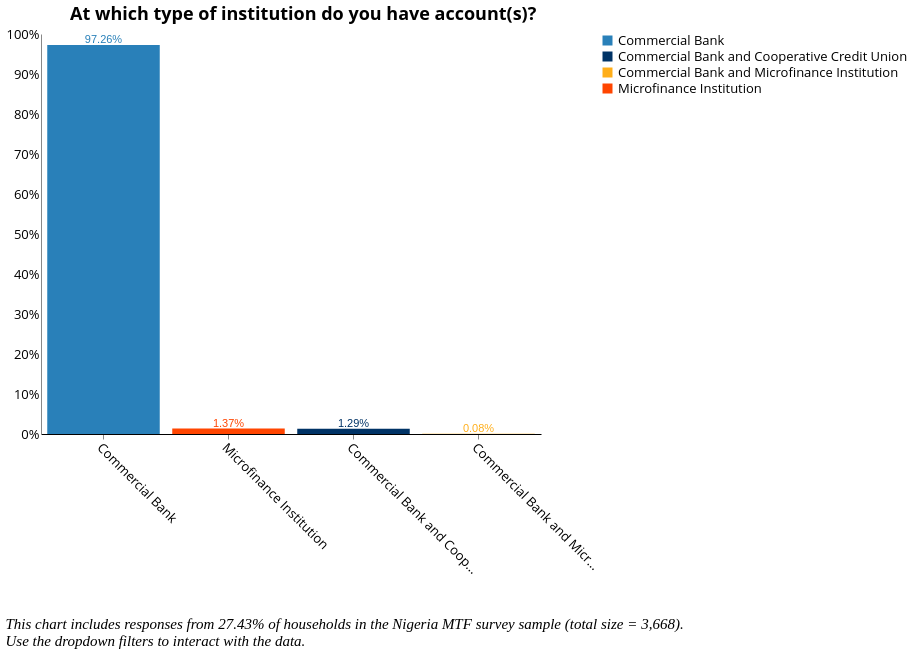

This figure's Vega-Lite source:
### Vega-Lite specification from a JSON file in a GitHub repository (floating-point values rounded to 4 significant figures; data arrays with more than 128 entries replaced by an {"elided": "..."} marker saying what was removed)
{"width": 800, "height": 400, "config": {"title": {"fontSize": 18, "font": "Open Sans", "anchor": "center", "fontColor": "#000000"}, "axisX": {"domain": true, "domainColor": "#000000", "grid": false, "labelFont": "Open Sans", "labelFontSize": 13, "titleFont": "Open Sans", "titleFontSize": 13, "titleFontWeight": "normal", "title": "X Axis Title (units)", "labelAngle": 45}, "axisY": {"domain": true, "grid": false, "gridColor": "#DEDDDD", "gridWidth": 1, "labelFont": "Open Sans", "labelFontSize": 13, "labelAngle": 0, "ticks": false, "titleFont": "Open Sans", "titleFontSize": 13, "titleFontWeight": "normal", "titlePadding": 10, "title": "Y Axis Title (units)"}, "range": {"category": ["#2980B9", "#003366", "#FFAE19", "#FF4500", "#438B28", "#45B39D", "#99ADC1", "#212F3C"]}, "legend": {"labelFont": "Open Sans", "labelFontSize": 13, "symbolType": "square", "symbolSize": 100, "titleFont": "Open Sans", "titleFontSize": 13, "titleFontWeight": "normal", "title": "Legend", "orient": "right", "offset": 0, "labelLimit": 0}, "tooltip": {"font": "Open Sans"}, "view": {"stroke": "transparent", "text": {"font": "Open Sans", "color": ["#2980B9", "#003366", "#FFAE19", "#FF4500", "#438B28", "#45B39D", "#99ADC1", "#212F3C"], "fontSize": 13, "align": "right", "fontWeight": 400, "size": 13}, "bar": {"size": 40, "binSpacing": 1, "continuousBandSize": 30, "discreteBandSize": 30, "fill": ["#2980B9", "#003366", "#FFAE19", "#FF4500", "#438B28", "#45B39D", "#99ADC1", "#212F3C"], "stroke": false}}}, "concat": [{"layer": [{"mark": "bar", "encoding": {"color": {"field": "account_institution", "type": "nominal"}, "tooltip": {"field": "account_institution", "type": "nominal"}, "x": {"axis": {"title": " "}, "field": "account_institution", "sort": {"field": "account_institution", "op": "count", "order": "descending"}, "type": "nominal"}, "y": {"aggregate": "sum", "axis": {"format": "%", "title": ""}, "field": "pct", "type": "quantitative"}}, "height": 400, "selection": {"selector005": {"type": "single", "fields": ["stove"], "bind": {"input": "select", "options": [null, "3-Stone/Open Fire Stove", "Manufactured Stove Traditional", "Koresone Stove", "LPG/Natural Gas Stove", "Electric Stove"], "labels": ["All Responses", "3-Stone/Open Fire Stove", "Manufactured Stove Traditional", "Koresone Stove", "LPG/Natural Gas Stove", "Electric Stove"], "name": "Primary cookstove  "}}, "selector004": {"type": "single", "fields": ["i19a"], "bind": {"input": "select", "options": [null, "Wood purchased", "Wood collected", "Charcoal", "Kerosene", "Crop Residue/Plant Biomass", "LPG/cooking Gas", "Garbage", "Electric", "Piped Natural Gas", "Charcoal Briquettes", "Coal Briquette", "Biomass Briquette", "Coal/lignite", "Other, specify"], "labels": ["All Responses", "Wood Purchased", "Wood Collected", "Charcoal", "Kerosene", "Crop Residue/Plant Biomass", "LPG/Cooking Gas", "Garbage", "Electricity", "Piped Natural Gas", "Charcoal Briquettes", "Coal Briquette", "Biomass Briquette", "Coal/Lignite", "Other"], "name": "Primary source of cooking fuel  "}}, "selector003": {"type": "single", "fields": ["c2"], "bind": {"input": "select", "options": [null, "Yes", "No"], "labels": ["All Responses", "Yes", "No"], "name": "Is the household connected to the national grid?  "}}, "selector001": {"type": "single", "fields": ["locality"], "bind": {"input": "select", "options": [null, 0, 1], "labels": ["National", "Urban", "Rural"], "name": "Locality Breakdown  "}}, "selector002": {"type": "single", "fields": ["elc_aggr_tier"], "bind": {"input": "select", "options": [null, "Tier 0", "Tier 1", "Tier 2", "Tier 3", "Tier 4", "Tier 5"], "labels": ["All Tiers", "Tier 0", "Tier 1", "Tier 2", "Tier 3", "Tier 4", "Tier 5"], "name": "Electricity Tier  "}}}, "transform": [{"joinaggregate": [{"op": "count", "field": "*", "as": "total"}]}, {"calculate": "1 / datum.total", "as": "pct"}], "width": 500}, {"mark": {"type": "text", "align": "center", "baseline": "bottom"}, "encoding": {"color": {"field": "account_institution", "type": "nominal"}, "text": {"aggregate": "sum", "field": "pct", "format": ".2%", "type": "quantitative"}, "tooltip": {"field": "account_institution", "type": "nominal"}, "x": {"axis": {"title": " "}, "field": "account_institution", "sort": {"field": "account_institution", "op": "count", "order": "descending"}, "type": "nominal"}, "y": {"aggregate": "sum", "axis": {"format": "%", "title": ""}, "field": "pct", "type": "quantitative"}}, "height": 400, "transform": [{"joinaggregate": [{"op": "count", "field": "*", "as": "total"}]}, {"calculate": "1 / datum.total", "as": "pct"}], "width": 500}], "title": {"text": ["At which type of institution do you have account(s)?"], "color": "black", "subtitleColor": "black"}, "transform": [{"filter": {"selection": "selector005"}}, {"filter": {"selection": "selector004"}}, {"filter": {"selection": "selector003"}}, {"filter": {"selection": "selector001"}}, {"filter": {"selection": "selector002"}}]}], "data": {"name": "data-c4a87ae6ef89007ae2dedff0ae7e74c9"}, "title": {"text": ["", "", "This chart includes responses from 27.43% of households in the Nigeria MTF survey sample (total size = 3,668).", "Use the dropdown filters to interact with the data."], "anchor": "start", "baseline": "bottom", "font": "Times New Roman", "fontSize": 15, "fontStyle": "italic", "fontWeight": "normal", "orient": "bottom"}, "$schema": "https://vega.github.io/schema/vega-lite/v4.17.0.json", "datasets": {"data-c4a87ae6ef89007ae2dedff0ae7e74c9": {"elided": "1316 records"}}}
